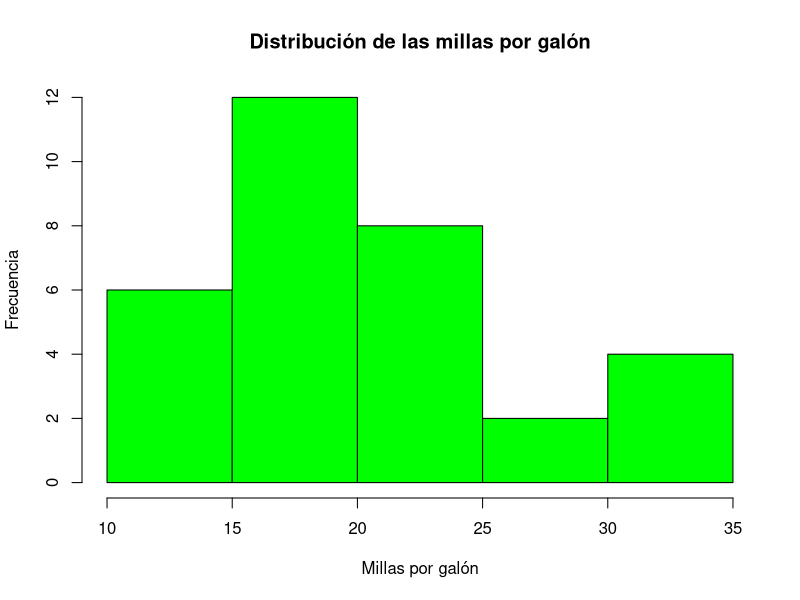
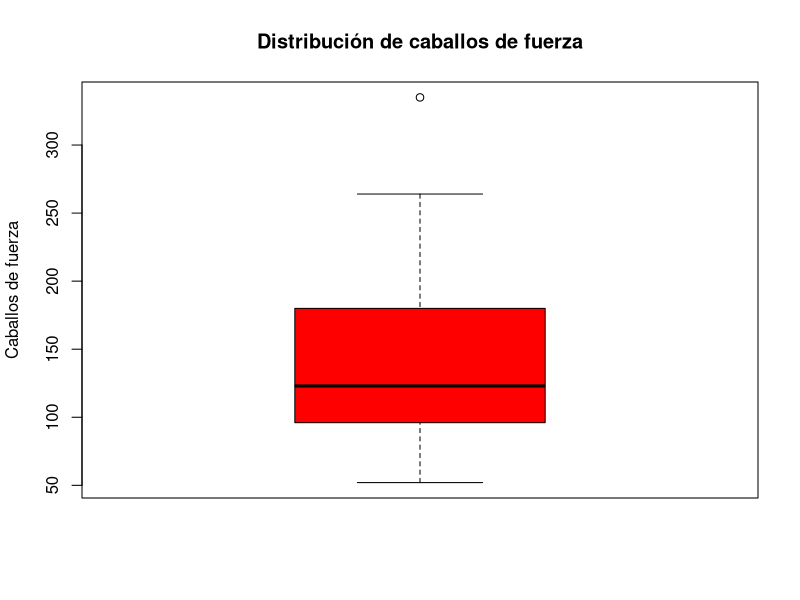
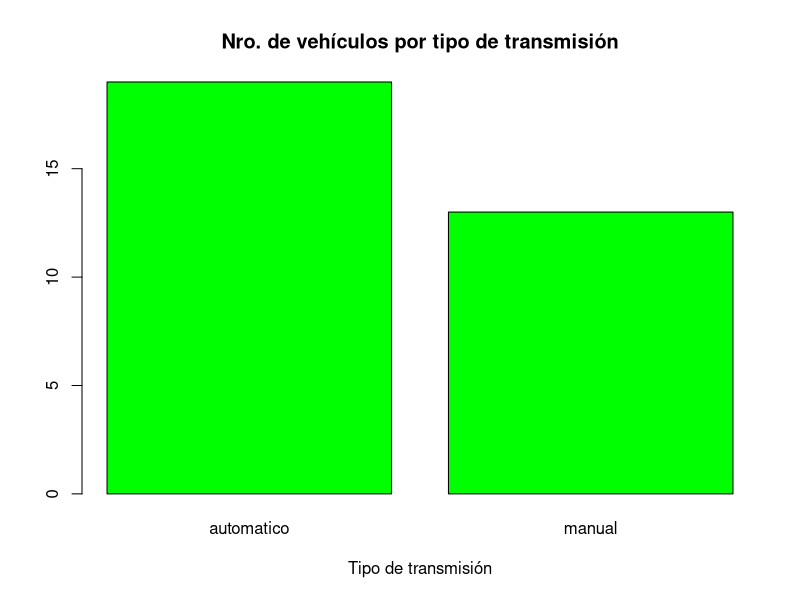
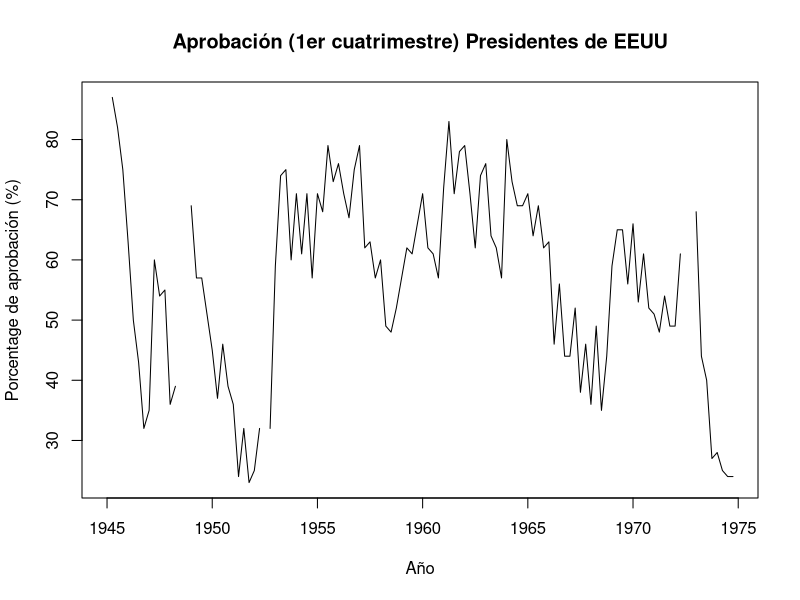
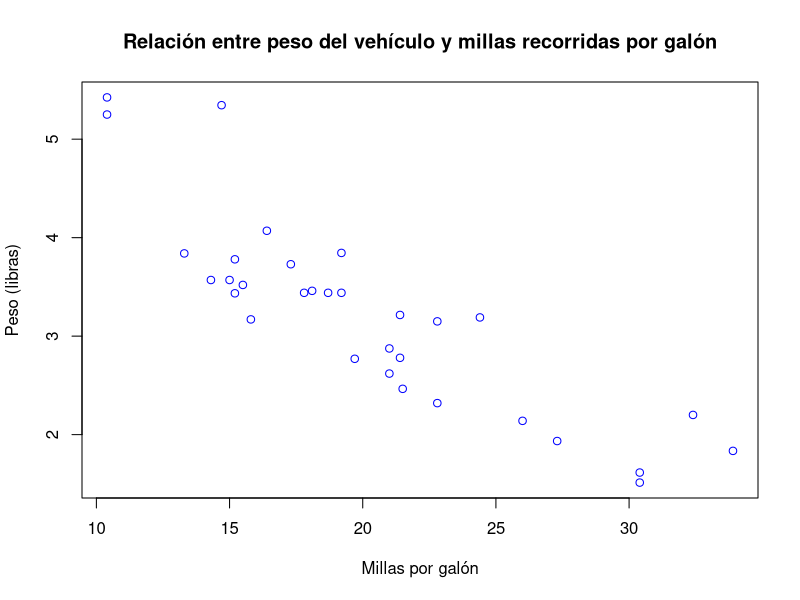

The R script that drew these images, in order:
## ---- chunk 1
knitr::opts_chunk$set(echo = FALSE)
## ---- chunk 2
  nu = c(0.5, 0.6)             ## vector de 2 objetos del tipo númerico
  l1 = c(TRUE, FALSE, TRUE)    ## vector 3 objetos del tipo lógico
  l2 = c(T, F)                 ## vector de 3 objetos del tipo lógico
  ch = c('a')                  ## vector de 1 objeto del tipo caracter
  it = 9:29                    ## vector de 21 objetos del tipo entero
  co = c(1+0i, 2+4i)           ## vector de 2 objetos del tipo complejo
## ---- chunk 3
  v = vector('numeric', length = 10) 
  v[1] = 5
  v  # auto-impresion
  print(v) # impresion explícita
## ---- chunk 4
  y = c(1.7, 'a')   ## character
  y
## ---- chunk 5
  y = c(TRUE, 2)    ## numeric
  y
## ---- chunk 6
  y = c('a', TRUE)  ## character
  y
## ---- chunk 7
x = 0:6
class(x)  # la función `class` se utiliza para averiguar la clase de un objeto
## ---- chunk 8
x = as.numeric(x)
x
## ---- chunk 9
x = as.logical(x)
x
## ---- chunk 10
x = as.character(x)
x
## ---- chunk 11
x = c("a", "b", "c")
as.numeric(x)
## ---- chunk 12
as.logical(x)
## ---- chunk 13
m = matrix(1:6, nrow = 2, ncol = 3) # creando una matriz de 2 filas y 3 columnas
m
## ---- chunk 14
dim(m)  # opteniendo la dimensión de la matriz
## ---- chunk 15
m = matrix(1:6, nrow = 2, ncol = 3)
m
## ---- chunk 16
m[2, 1] # elemento de la segunda fila primera columna 
## ---- chunk 17
attributes(m)
## ---- chunk 18
x = 1:3  # creando vector con la sequencia de enteros 1, 2, 3
y = 10:12  # creando vector con la sequencia de enteros 10, 11, 12
z = cbind(x, y)  # acoplando los vectores por columna para crear una matriz
z
w = rbind(x, y) # acoplando los vectores por fila para crear una matriz
## ---- chunk 19
x = list(1, "a", TRUE, 1 + 4i) 
x
## ---- chunk 20
x = factor(c('yes', 'yes', 'no', 'yes', 'no')) 
x
## ---- chunk 21
table(x)
## ---- chunk 22
x = factor(c('yes', 'yes', 'no', 'yes', 'no'), levels=c('yes', 'no'))
x
## ---- chunk 23
x = c(1, 2, NA, 10, 3)
is.na(x)
## ---- chunk 24
x = data.frame(c1 = 1:5, c2 = c(T, T, F, F, T), c3 = c('a', 'b', 'c', 'd', 'e')) 
x
## ---- chunk 25
nrow(x)
## ---- chunk 26
ncol(x)  
## ---- chunk 27
x
names(x)
## ---- chunk 28
x = list(a = 1, b = 2, c = 3)
names(x)
## ---- chunk 29
x = 2
y = 0
if (x > 3) {
  y = 10
} else {
  y = 50
}
y
## ---- chunk 30
x = 10
if (x==10) {  # !=
  print('El valor de x es el esperado')
}
## ---- chunk 31
x = data.frame(c1 = 4:6, c2 = 18:20)
for(i in seq_len(nrow(x))) {
  print(x[i, 'c1'])  # por cada fila imprimo el valor de la primera columna (nombre)
  print(x[i, 2])     # por cada fila imprimo el valor de la segunda columna (número)
}
## ---- chunk 32
x = data.frame(c1 = 1:3, c2 = 10:12); x
apply(x, 2, median)  # apply(<objeto>, <fila (1) o columna (2)>, <funcion>)
## ---- chunk 33
x = data.frame(c1 = 1:2, c2 = 10:11)
x
mult = function(x, c) {
  return (x*c)
}
apply(x, 2, mult, 5)  # apply(<objeto>, <fila (1) o columna (2)>, <funcion>, <parametro>)
## ---- chunk 34
x = data.frame(c1 = 1:2, c2 = 10:11)
x
area_circulo = function(r) {
  return (3.14*r^2)
}
sapply(x[,'c1'], area_circulo)  # sapply(<lista o vector>, <funcion>, <otros parametros>)
## ---- chunk 35
x = data.frame(c1 = 1:5, c2 = 10:14)
x
rowSums(x)
## ---- chunk 36
data = read.csv(file = 'becal-cobertura.csv', header = T, stringsAsFactors = F)
## ---- chunk 37
write.csv(x, 'leccion4.csv', row.names=F)
## ---- chunk 38
str(data, vec.len=1)
## ---- chunk 39
library(datasets)
autos = mtcars
## ---- chunk 40
hist(autos$mpg, col='green', main='Distribución de las millas por galón', 
     xlab='Millas por galón', ylab='Frecuencia')
## ---- chunk 41
boxplot(autos$hp, col='red', main='Distribución de caballos de fuerza', 
        ylab='Caballos de fuerza')
## ---- chunk 42
autos$am = ifelse(autos$am==0,'automatico','manual')
## ---- chunk 43
barplot(table(autos$am), col='green', xlab='Tipo de transmisión',
        main='Nro. de vehículos por tipo de transmisión')
## ---- chunk 44
plot(presidents, ylab = 'Porcentage de aprobación (%)', xlab='Año',
     main = 'Aprobación (1er cuatrimestre) Presidentes de EEUU')
## ---- chunk 45
plot(autos$mpg, autos$wt, col='blue', xlab='Millas por galón', ylab='Peso (libras)',
     main='Relación entre peso del vehículo y millas recorridas por galón')
